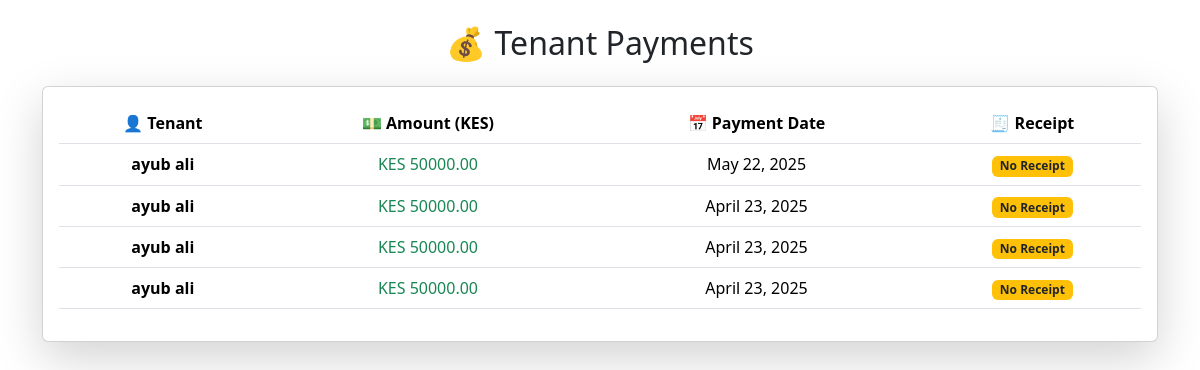
The page /payments/tenant/4/ (signed in) on the database its author committed.
### users/models.py (models this page shows, shortened)
class Payment(models.Model):
    user = models.ForeignKey(User, on_delete=models.CASCADE, related_name='payment')
    tenant = models.ForeignKey('Tenant', on_delete=models.CASCADE)
    payment_date = models.DateField(default=timezone.now)
    amount_paid = models.DecimalField(max_digits=10, decimal_places=2)
    receipt = models.FileField(upload_to="receipts/", blank=True, null=True)
    PAYMENT_METHODS = [
        ('M-Pesa', 'M-Pesa'),
        ('Bank', 'Bank Transfer'),
        ('Cash', 'Cash'),
    ]
    payment_method = models.CharField(max_length=10, choices=PAYMENT_METHODS)
    STATUS_CHOICES = [
        ('Paid', 'Paid'),
        ('Pending', 'Pending'),
        ('Overdue', 'Overdue'),
    ]
    status = models.CharField(max_length=10, choices=STATUS_CHOICES, default='Pending')

class Tenant(models.Model):
    user = models.ForeignKey(User, on_delete=models.CASCADE, related_name='tenant')
    name = models.CharField(max_length=255)
    email = models.EmailField(unique=True)
    phone = models.CharField(max_length=20)
    property = models.ForeignKey(Property, related_name='tenants', on_delete=models.CASCADE,blank=True,null=True)
    move_in_date = models.DateField()
    rent_amount = models.DecimalField(max_digits=10, decimal_places=2)
    id_document = models.FileField(upload_to='tenant_documents/', blank=True, null=True)
    unit_number = models.CharField(max_length=50, blank=True, null=True)

### users/views.py (the view)
# urls.py: path('payments/tenant/<int:tenant_id>/', tenant_payments, name='tenant_payments'),  # View payments for a specific tenant
@login_required
def tenant_payments(request, tenant_id):
    tenant = get_object_or_404(Tenant, id=tenant_id)
    if tenant.user != request.user:
        raise Http404("You do not have permission to view this tenant's payments.")
    payments = Payment.objects.filter(tenant=tenant)
    return render(request, 'tenant/tenant_payments.html', {
        'payments': payments,
        'tenant': tenant
    })

### users/templates/tenant/tenant_payments.html
{% extends "users/base.html" %}
{% block content %}
<div class="container mt-4">
    <h2 class="text-center mb-4">💰 Tenant Payments</h2>
    <div class="card shadow-lg p-3 bg-white rounded">
        <div class="table-responsive">
            <table class="table table-hover text-center">
                <thead class="bg-dark text-white">
                    <tr>
                        <th>👤 Tenant</th>
                        <th>💵 Amount (KES)</th>
                        <th>📅 Payment Date</th>
                        <th>🧾 Receipt</th>
                    </tr>
                </thead>
                <tbody>
                    {% for payment in payments %}
                    <tr>
                        <td class="fw-bold">{{ payment.tenant.name }}</td>
                        <td class="text-success">KES {{ payment.amount_paid|floatformat:2 }}</td>
                        <td>{{ payment.payment_date|date:"F d, Y" }}</td>
                        <td>
                            {% if payment.receipt %}
                                <a href="{{ payment.receipt.url }}" class="btn btn-outline-primary btn-sm" target="_blank">
                                    📄 View Receipt
                                </a>
                            {% else %}
                                <span class="badge bg-warning text-dark">No Receipt</span>
                            {% endif %}
                        </td>
                    </tr>
                    {% empty %}
                    <tr>
                        <td colspan="4" class="text-muted">No payments recorded.</td>
                    </tr>
                    {% endfor %}
                </tbody>
            </table>
        </div>
    </div>
</div>
{% endblock %}

### rows shown on the page
Payment: tenant.name "ayub ali", amount_paid "50000.00", payment_date "May 22, 2025", receipt "No Receipt"
Payment: tenant.name "ayub ali", amount_paid "50000.00", payment_date "April 23, 2025", receipt "No Receipt"
Payment: tenant.name "ayub ali", amount_paid "50000.00", payment_date "April 23, 2025", receipt "No Receipt"
Payment: tenant.name "ayub ali", amount_paid "50000.00", payment_date "April 23, 2025", receipt "No Receipt"
